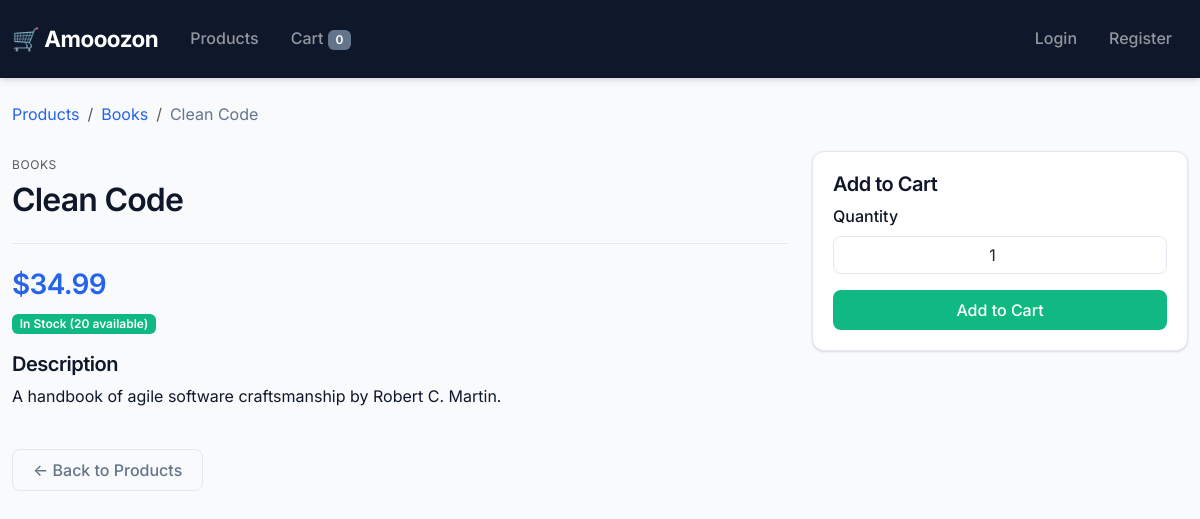
/product/clean-code/, run on the app's committed database.
### shop/models.py (models this page shows, shortened)
class Product(models.Model):
    category = models.ForeignKey(
        Category,
        on_delete=models.CASCADE,
        related_name='products'
    )
    name = models.CharField(max_length=200)
    slug = models.SlugField(unique=True)
    description = models.TextField(blank=True)
    price = models.DecimalField(max_digits=10, decimal_places=2)
    inventory = models.PositiveIntegerField(default=0)
    created = models.DateTimeField(auto_now_add=True)
    updated = models.DateTimeField(auto_now=True)
    class Meta:
        ordering = ['name']

class Category(models.Model):
    name = models.CharField(max_length=200)
    slug = models.SlugField(unique=True)
    class Meta:
        verbose_name_plural = 'Categories'
        ordering = ['name']
    def get_absolute_url(self):
        return reverse('shop:category_list', args=[self.slug])

### shop/views.py (the view)
# urls.py: path('product/<slug:slug>/', views.product_detail, name='product_detail'),
def product_detail(request, slug):
    product = get_object_or_404(Product, slug=slug)
    return render(request, 'shop/product_detail.html', {
        'product': product,
    })

### shop/cart.py (called while the page is built)
    def __len__(self):
        return sum(item['quantity'] for item in self.cart.values())

### shop/context_processors.py (called while the page is built)
def cart_counter(request):
    cart = Cart(request)
    return {'cart_count': len(cart)}

### shop/templates/shop/product_detail.html (shortened to what this page needs)
{% extends 'shop/base.html' %}
{% block content %}
<nav aria-label="breadcrumb">
    <ol class="breadcrumb">
        <li class="breadcrumb-item"><a href="{% url 'shop:product_list' %}">Products</a></li>
        <li class="breadcrumb-item"><a href="{{ product.category.get_absolute_url }}">{{ product.category.name }}</a></li>
        <li class="breadcrumb-item active">{{ product.name }}</li>
    </ol>
</nav>
<div class="row">
    <div class="col-md-8">
        <span class="text-uppercase small text-muted" style="font-size: 0.75rem; letter-spacing: 0.05em;">{{ product.category.name }}</span>
        <h1 class="mt-1 mb-3">{{ product.name }}</h1>
        <hr>
        <h3 class="text-primary">${{ product.price }}</h3>
        <p>
            {% if product.inventory > 0 %}
                <span class="badge bg-success">In Stock ({{ product.inventory }} available)</span>
            {% else %}
                <span class="badge bg-danger">Out of Stock</span>
            {% endif %}
        </p>
        <h5>Description</h5>
        <p>{{ product.description|default:"No description available." }}</p>
    </div>
    <div class="col-md-4">
        <div class="card">
            <div class="card-body">
                <h5 class="card-title">Add to Cart</h5>
                {% if product.inventory > 0 %}
                    <form action="{% url 'shop:cart_add' product.id %}" method="post">
                        <div class="mb-3">
                            <label for="quantity" class="form-label">Quantity</label>
                            <input type="number" class="form-control" name="quantity"
                                   id="quantity" value="1" min="1" max="{{ product.inventory }}">
                        </div>
                        <button type="submit" class="btn btn-success w-100">Add to Cart</button>
                    </form>
                {% else %}
                    <p class="text-danger">This product is currently out of stock.</p>
                {% endif %}
            </div>
        </div>
    </div>
</div>
<div class="mt-4">
    <a href="{% url 'shop:product_list' %}" class="btn btn-outline-secondary">← Back to Products</a>
</div>
{% endblock %}

### shop/templates/shop/base.html (style rules this page uses)
:root { --primary: #2563eb; --primary-dark: #1d4ed8; --secondary: #64748b; --accent: #0ea5e9; --success: #10b981; --danger: #ef4444; --light: #f8fafc; --dark: #0f172a; --border: #e2e8f0; --shadow: 0 1px 3px rgba(0,0,0,0.08), 0 1px 2px rgba(0,0,0,0.06); --shadow-md: 0 4px 6px -1px rgba(0,0,0,0.1), 0 2px 4px -1px rgba(0,0,0,0.06); --shadow-lg: 0 10px 15px -3px rgba(0,0,0,0.1), 0 4px 6px -2px rgba(0,0,0,0.05); --radius: 0.5rem; --radius-lg: 0.75rem; }
* { box-sizing: border-box; }
body { font-family: 'Inter', -apple-system, BlinkMacSystemFont, sans-serif; background: var(--light); color: var(--dark); line-height: 1.6; }
.badge { font-weight: 600; padding: 0.35em 0.65em; }
.card { border: 1px solid var(--border); border-radius: var(--radius-lg); box-shadow: var(--shadow); transition: all 0.2s ease; overflow: hidden; }
.card-body { padding: 1.25rem; }
.card-title { font-weight: 600; color: var(--dark); margin-bottom: 0.5rem; }
.btn { font-weight: 500; padding: 0.5rem 1.25rem; border-radius: var(--radius); transition: all 0.2s ease; border: none; }
.btn-success { background: var(--success); }
.btn-outline-secondary { border: 1px solid var(--border); color: var(--secondary); }
.form-control { border: 1px solid var(--border); border-radius: var(--radius); padding: 0.625rem 0.875rem; transition: all 0.2s ease; }
.form-label { font-weight: 500; color: var(--dark); margin-bottom: 0.375rem; }
.badge.bg-success { background: var(--success) !important; }
.breadcrumb { background: transparent; padding: 0; margin-bottom: 1.5rem; }
.breadcrumb-item a { color: var(--primary); text-decoration: none; }
.breadcrumb-item.active { color: var(--secondary); }
h1, h2, h3, h4, h5, h6 { font-weight: 600; color: var(--dark); letter-spacing: -0.025em; }
h1 { font-size: 2rem; }
a { color: var(--primary); text-decoration: none; transition: color 0.15s ease; }
.text-primary { color: var(--primary) !important; }
hr { border-color: var(--border); opacity: 1; margin: 1.5rem 0; }
input[type="number"] { border: 1px solid var(--border); border-radius: var(--radius); padding: 0.375rem 0.5rem; text-align: center; }
body { min-height: 100vh; }
* { transition-property: background-color, border-color, color, fill, stroke, opacity, box-shadow, transform; transition-timing-function: cubic-bezier(0.4, 0, 0.2, 1); transition-duration: 150ms; }

### data on the page
Product: category.name "Books", name "Clean Code", category.name "BOOKS", price "34.99", inventory "20", description "A handbook of agile software craftsmanship by Robert C. Martin."

### other printed values
{{ cart_count }} "0"
